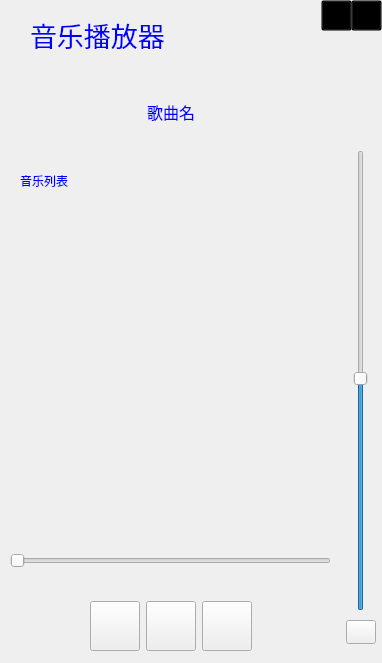
<?xml version="1.0" encoding="UTF-8"?>
<ui version="4.0">
 <class>Widget</class>
 <widget class="QWidget" name="Widget">
  <property name="geometry">
   <rect>
    <x>0</x>
    <y>0</y>
    <width>382</width>
    <height>663</height>
   </rect>
  </property>
  <property name="windowTitle">
   <string>Widget</string>
  </property>
  <property name="styleSheet">
   <string notr="true">QPushButton#btn_vol
{
	border-image: url(:/images/voice.png);
}
QPushButton#btn_play
{
	border-image: url(:/images/pause.png);
}
QPushButton#btn_up
{
	border-image: url(:/images/pre.png);
}
QPushButton#btn_down
{
	border-image: url(:/images/next.png);
}
QWidget#Widget
{
	border-image: url(:/images/bg1.svg);
}
QWidget#listwidget
{
	background-color:transparent;
	border:0px;
}
QWidget#title_lb
{
	color:rgb(0,0,255);
}
QWidget#musiclist_lb
{
	color:rgb(0,0,255);
}
QWidget#musicname_lb
{
	color:rgb(0,0,255);
}
QWidget#btnMin
{
	border-image: url(:/images/min.png);
	background-color:transparent;
}
QWidget#btnClose
{
	border-image: url(:/images/close.png);
	background-color:transparent;
}</string>
  </property>
  <widget class="QWidget" name="layoutWidget">
   <property name="geometry">
    <rect>
     <x>10</x>
     <y>20</y>
     <width>234</width>
     <height>29</height>
    </rect>
   </property>
   <layout class="QHBoxLayout" name="horizontalLayout_2">
    <item>
     <spacer name="horizontalSpacer">
      <property name="orientation">
       <enum>Qt::Horizontal</enum>
      </property>
      <property name="sizeType">
       <enum>QSizePolicy::Maximum</enum>
      </property>
      <property name="sizeHint" stdset="0">
       <size>
        <width>20</width>
        <height>20</height>
       </size>
      </property>
     </spacer>
    </item>
    <item>
     <widget class="QLabel" name="title_lb">
      <property name="font">
       <font>
        <family>楷体</family>
        <pointsize>20</pointsize>
       </font>
      </property>
      <property name="text">
       <string>音乐播放器</string>
      </property>
     </widget>
    </item>
    <item>
     <spacer name="horizontalSpacer_2">
      <property name="orientation">
       <enum>Qt::Horizontal</enum>
      </property>
      <property name="sizeHint" stdset="0">
       <size>
        <width>40</width>
        <height>20</height>
       </size>
      </property>
     </spacer>
    </item>
   </layout>
  </widget>
  <widget class="QWidget" name="layoutWidget">
   <property name="geometry">
    <rect>
     <x>0</x>
     <y>170</y>
     <width>142</width>
     <height>22</height>
    </rect>
   </property>
   <layout class="QHBoxLayout" name="horizontalLayout_3">
    <item>
     <spacer name="horizontalSpacer_3">
      <property name="orientation">
       <enum>Qt::Horizontal</enum>
      </property>
      <property name="sizeType">
       <enum>QSizePolicy::Maximum</enum>
      </property>
      <property name="sizeHint" stdset="0">
       <size>
        <width>20</width>
        <height>20</height>
       </size>
      </property>
     </spacer>
    </item>
    <item>
     <widget class="QLabel" name="musiclist_lb">
      <property name="text">
       <string>音乐列表</string>
      </property>
     </widget>
    </item>
    <item>
     <spacer name="horizontalSpacer_4">
      <property name="orientation">
       <enum>Qt::Horizontal</enum>
      </property>
      <property name="sizeHint" stdset="0">
       <size>
        <width>40</width>
        <height>20</height>
       </size>
      </property>
     </spacer>
    </item>
   </layout>
  </widget>
  <widget class="QWidget" name="layoutWidget">
   <property name="geometry">
    <rect>
     <x>10</x>
     <y>190</y>
     <width>323</width>
     <height>351</height>
    </rect>
   </property>
   <layout class="QHBoxLayout" name="horizontalLayout_4">
    <item>
     <spacer name="horizontalSpacer_5">
      <property name="orientation">
       <enum>Qt::Horizontal</enum>
      </property>
      <property name="sizeType">
       <enum>QSizePolicy::Maximum</enum>
      </property>
      <property name="sizeHint" stdset="0">
       <size>
        <width>20</width>
        <height>20</height>
       </size>
      </property>
     </spacer>
    </item>
    <item>
     <widget class="QListWidget" name="listwidget">
      <property name="sizeIncrement">
       <size>
        <width>20</width>
        <height>0</height>
       </size>
      </property>
     </widget>
    </item>
    <item>
     <spacer name="horizontalSpacer_6">
      <property name="orientation">
       <enum>Qt::Horizontal</enum>
      </property>
      <property name="sizeHint" stdset="0">
       <size>
        <width>40</width>
        <height>20</height>
       </size>
      </property>
     </spacer>
    </item>
   </layout>
  </widget>
  <widget class="QWidget" name="layoutWidget">
   <property name="geometry">
    <rect>
     <x>10</x>
     <y>600</y>
     <width>321</width>
     <height>52</height>
    </rect>
   </property>
   <layout class="QHBoxLayout" name="horizontalLayout">
    <item>
     <spacer name="horizontalSpacer_7">
      <property name="orientation">
       <enum>Qt::Horizontal</enum>
      </property>
      <property name="sizeHint" stdset="0">
       <size>
        <width>40</width>
        <height>20</height>
       </size>
      </property>
     </spacer>
    </item>
    <item>
     <widget class="QPushButton" name="btn_up">
      <property name="minimumSize">
       <size>
        <width>50</width>
        <height>50</height>
       </size>
      </property>
      <property name="maximumSize">
       <size>
        <width>50</width>
        <height>50</height>
       </size>
      </property>
      <property name="text">
       <string/>
      </property>
     </widget>
    </item>
    <item>
     <widget class="QPushButton" name="btn_play">
      <property name="minimumSize">
       <size>
        <width>50</width>
        <height>50</height>
       </size>
      </property>
      <property name="maximumSize">
       <size>
        <width>50</width>
        <height>50</height>
       </size>
      </property>
      <property name="focusPolicy">
       <enum>Qt::StrongFocus</enum>
      </property>
      <property name="text">
       <string/>
      </property>
     </widget>
    </item>
    <item>
     <widget class="QPushButton" name="btn_down">
      <property name="minimumSize">
       <size>
        <width>50</width>
        <height>50</height>
       </size>
      </property>
      <property name="maximumSize">
       <size>
        <width>50</width>
        <height>50</height>
       </size>
      </property>
      <property name="styleSheet">
       <string notr="true"/>
      </property>
      <property name="text">
       <string/>
      </property>
     </widget>
    </item>
    <item>
     <spacer name="horizontalSpacer_8">
      <property name="orientation">
       <enum>Qt::Horizontal</enum>
      </property>
      <property name="sizeHint" stdset="0">
       <size>
        <width>40</width>
        <height>20</height>
       </size>
      </property>
     </spacer>
    </item>
   </layout>
  </widget>
  <widget class="QWidget" name="layoutWidget">
   <property name="geometry">
    <rect>
     <x>10</x>
     <y>100</y>
     <width>321</width>
     <height>24</height>
    </rect>
   </property>
   <layout class="QHBoxLayout" name="horizontalLayout_5">
    <item>
     <spacer name="horizontalSpacer_9">
      <property name="orientation">
       <enum>Qt::Horizontal</enum>
      </property>
      <property name="sizeHint" stdset="0">
       <size>
        <width>78</width>
        <height>20</height>
       </size>
      </property>
     </spacer>
    </item>
    <item>
     <widget class="QLabel" name="musicname_lb">
      <property name="font">
       <font>
        <family>微软雅黑</family>
        <pointsize>12</pointsize>
       </font>
      </property>
      <property name="text">
       <string>歌曲名</string>
      </property>
      <property name="alignment">
       <set>Qt::AlignCenter</set>
      </property>
     </widget>
    </item>
    <item>
     <spacer name="horizontalSpacer_10">
      <property name="orientation">
       <enum>Qt::Horizontal</enum>
      </property>
      <property name="sizeHint" stdset="0">
       <size>
        <width>108</width>
        <height>20</height>
       </size>
      </property>
     </spacer>
    </item>
   </layout>
  </widget>
  <widget class="QSlider" name="vSliderVolume">
   <property name="geometry">
    <rect>
     <x>350</x>
     <y>150</y>
     <width>22</width>
     <height>461</height>
    </rect>
   </property>
   <property name="value">
    <number>50</number>
   </property>
   <property name="orientation">
    <enum>Qt::Vertical</enum>
   </property>
  </widget>
  <widget class="QPushButton" name="btn_vol">
   <property name="geometry">
    <rect>
     <x>346</x>
     <y>620</y>
     <width>30</width>
     <height>24</height>
    </rect>
   </property>
   <property name="text">
    <string/>
   </property>
  </widget>
  <widget class="QSlider" name="hSliderPlayProgress">
   <property name="geometry">
    <rect>
     <x>10</x>
     <y>550</y>
     <width>321</width>
     <height>22</height>
    </rect>
   </property>
   <property name="orientation">
    <enum>Qt::Horizontal</enum>
   </property>
  </widget>
  <widget class="QLabel" name="playtime_lb">
   <property name="geometry">
    <rect>
     <x>10</x>
     <y>580</y>
     <width>31</width>
     <height>16</height>
    </rect>
   </property>
   <property name="text">
    <string/>
   </property>
  </widget>
  <widget class="QLabel" name="musictime_lb">
   <property name="geometry">
    <rect>
     <x>300</x>
     <y>580</y>
     <width>31</width>
     <height>16</height>
    </rect>
   </property>
   <property name="text">
    <string/>
   </property>
  </widget>
  <widget class="QLabel" name="lyrics_lb">
   <property name="geometry">
    <rect>
     <x>20</x>
     <y>130</y>
     <width>291</width>
     <height>31</height>
    </rect>
   </property>
   <property name="font">
    <font>
     <family>微软雅黑</family>
     <pointsize>16</pointsize>
    </font>
   </property>
   <property name="text">
    <string/>
   </property>
   <property name="alignment">
    <set>Qt::AlignCenter</set>
   </property>
  </widget>
  <widget class="QPushButton" name="btnClose">
   <property name="geometry">
    <rect>
     <x>351</x>
     <y>0</y>
     <width>31</width>
     <height>31</height>
    </rect>
   </property>
   <property name="text">
    <string/>
   </property>
  </widget>
  <widget class="QPushButton" name="btnMin">
   <property name="geometry">
    <rect>
     <x>321</x>
     <y>0</y>
     <width>31</width>
     <height>31</height>
    </rect>
   </property>
   <property name="text">
    <string/>
   </property>
  </widget>
 </widget>
 <resources/>
 <connections/>
</ui>
